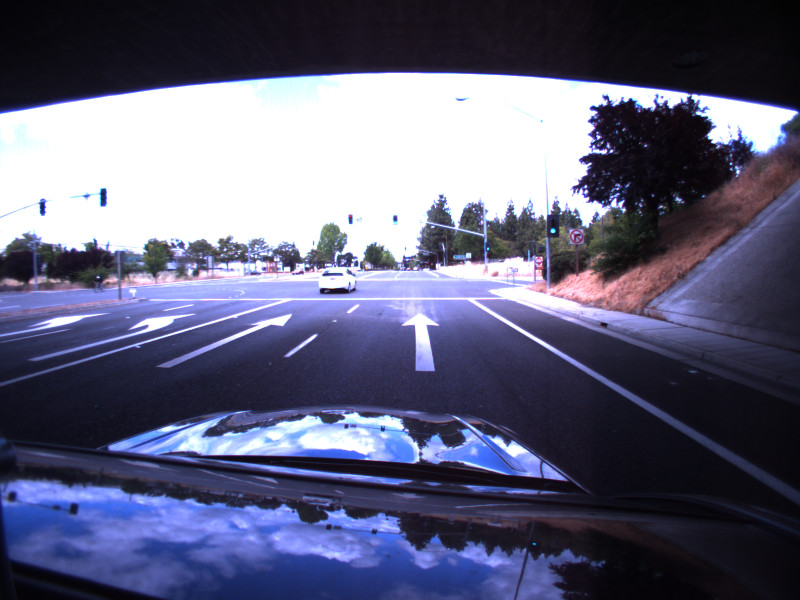
//> input picture RoadMarkingDetection/MultipleTemplates/img1.jpg, 800 x 600 px, given in place of Test_1.avi, which was not available
$ ./lane_test   (built with g++ and OpenCV 4)
//> lines starting //> are read from the running program, lines starting //| are printed output that depends on the picture; after the words box and inside, x2 and y2 are one past the last pixel; in counts of white or black regions, pixels touching at a corner belong together; pictures that were not available may be replaced by others from this repository, and a replacement may not be noted
#include <stdio.h>
#include <opencv2/opencv.hpp>
#include <opencv2/highgui/highgui_c.h>
#include "opencv2/core/core.hpp"
#include "opencv2/flann/miniflann.hpp"
#include "opencv2/imgproc/imgproc.hpp"
#include "opencv2/photo/photo.hpp"
#include "opencv2/video/video.hpp"
#include "opencv2/features2d/features2d.hpp"
#include "opencv2/objdetect/objdetect.hpp"
#include "opencv2/calib3d/calib3d.hpp"
#include "opencv2/ml/ml.hpp"
#include "opencv2/highgui/highgui.hpp"
//#include "opencv2/contrib/contrib.hpp"
#include "opencv2/core/core_c.h"
#include "opencv2/highgui/highgui_c.h"
#include "opencv2/imgproc/imgproc_c.h"
#include<opencv2/objdetect/objdetect.hpp>

using namespace cv;
using namespace std;

Mat Canny_Edge(Mat img,float low,float high)
{
	Mat gblur,can_edg;
	GaussianBlur(img,gblur,Size(3,3),1,0);
	Mat sob_op;
	//Sobel(gblur,sob_op,CV_8U,0,0);
	//threshold(sob_op,can_edg,0,255,CV_THRESH_BINARY | CV_THRESH_OTSU);
	Canny(gblur,can_edg,low,high);
	return can_edg;
}

Mat reg_of_interest(Mat img)
{
	int no_rows=img.rows;
	int no_cols=img.cols;
	//int vertices[4][2]={{100,no_rows},{200,150},{300,165},{no_cols,no_rows}};

	Point vertex[1][4];
	vertex[0][0]=Point(95,528);
	vertex[0][1]=Point(333,379);
	vertex[0][2]=Point(586,373);
	vertex[0][3]=Point(843,531);
	const Point* vertices[1] = { vertex[0] };
	int npt[] = { 4 };


	// Doing it for grayscale image now

	int ig_mc=255;

	Mat mask=img*0;
	fillPoly( mask, vertices, npt , 1, Scalar( 255 ), 8 );

	Mat masked_img;

	bitwise_and(img,mask,masked_img);
	return masked_img;

}

Mat hough_lines(Mat img,Mat c_img, int rho, float theta, int thresh,int min_line_length, int max_line_gap)
{
	vector<Vec4i> lines;
	HoughLinesP(img,lines,rho,theta,thresh,min_line_length,max_line_gap);
	Mat d_img=c_img*0;
	float x1,x2,y1,y2,slope,ml,mr;
	int xrq,yrq,xlq,ylq,xrp,yrp=0,xlp,ylp=0,ymax;
	int xlt,ylt,xrt,yrt,ytemp;

	for( size_t i = 0; i < lines.size(); i++ )
	{
		x1=lines[i][0];
		x2=lines[i][2];
		y1=lines[i][1];
		y2=lines[i][3];


		slope=(y2-y1)/(x2-x1);
		if(slope < 0)
			ylt=min(y1,y2);
		else
			yrt=min(y1,y2);
	}

	for( size_t i = 0; i < lines.size(); i++ )
	{
		x1=lines[i][0];
		x2=lines[i][2];
		y1=lines[i][1];
		y2=lines[i][3];


		slope=(y2-y1)/(x2-x1);
		if(slope < 0)
		{
			ytemp=min(y1,y2);
			if(ylt <= ytemp)
			{
				ylt=ytemp;
				xlt=max(x1,x2);
			}
		}
		else
		{
			ytemp=min(y1,y2);
			if(yrt <= ytemp)
			{
				yrt=ytemp;
				xrt=min(x1,x2);
			}
		}
	}

	for( size_t i = 0; i < lines.size(); i++ )
	 {

	        x1=lines[i][0];
		x2=lines[i][2];
		y1=lines[i][1];
		y2=lines[i][3];


		slope=(y2-y1)/(x2-x1);
		if(slope<0)
		{
			if(max(y1,y2)>ylp)
			{
				ylp=max(y1,y2);
				xlp=min(x1,x2);
				ml=slope;
			}
		}
		else
		{
			if(max(y1,y2)>yrp)
			{
				yrp=max(y1,y2);
				xrp=max(x1,x2);
				mr=slope;
			}
		}


		//line( d_img, Point(lines[i][0], lines[i][1]),Point(lines[i][2], lines[i][3]), Scalar(0,0,255), 3, 8 );
		line(d_img,Point(x1,y1),Point(x2,y2),Scalar(0,0,255), 3, 8 );

    	}

	ymax=d_img.rows;
	ylq=ymax;
	yrq=ymax;
	xlq=xlp+(1/ml)*(ylq-ylp);
	xrq=xrp+(1/mr)*(yrq-yrp);

	int ynew=0.7*ylq,xln,xrn;

	xln=xlq+(1/ml)*(ynew-ylq);
	xrn=xrq+(1/mr)*(ynew-yrq);

	Point vertex[1][4];
	vertex[0][0]=Point(xln,ynew);
	vertex[0][1]=Point(xrn,ynew);
	vertex[0][2]=Point(xrq,yrq);
	vertex[0][3]=Point(xlq,ylq);
	const Point* vertices[1] = { vertex[0] };
	int npt[] = { 4 };

	line(d_img,Point(xlp,ylp),Point(xlq,ylq),Scalar(0,0,255), 9, 8 );
	line(d_img,Point(xrp,yrp),Point(xrq,yrq),Scalar(0,0,255), 9, 8 );

	fillPoly( d_img, vertices, npt , 1, Scalar( 255,0,255 ), 8 );

	return d_img;
}
Mat weighted_img(Mat img,Mat init_img)
{
	float alph=0.8,bet=1,gam=0;
	Mat w_img;
	addWeighted(init_img,alph,img,bet,gam,w_img);
	return w_img;
}


int main(int argc, char* argv[])
{
	VideoCapture cap("/home/raj/Github/Computer-Vision-5561-Project/lane_detect_1_video/Test_1.avi");
	//VideoCapture cap("/home/raj/Github/Computer-Vision-5561-Project/lane_detect_1_video/highway.mkv");

	if ( !cap.isOpened() )  // if not success, exit program
    	{
        	 cout << "Cannot open the video file" << endl;
        	 return -1;
    	}

	namedWindow("MyVideo",CV_WINDOW_AUTOSIZE); //create a window called "MyVideo"

        while(1)
      	{
		    Mat frame;
		    cap >> frame; // get a new frame from camera
//> frame is the input picture: 600 rows x 800 cols, CV_8UC3; mean B, G, R 123.4, 97.9, 97.2


		    Mat img;
		    img=frame;

		    Mat gray;
			cvtColor(img,gray,CV_BGR2GRAY);
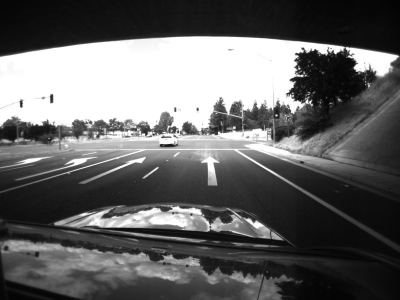
//> gray: 600 rows x 800 cols, CV_8UC1 (shown at 1/2 size); min 1, max 255, mean 100.6

			// Canny Edge

			Mat can_edg=Canny_Edge(gray,100,150);
//> in Canny_Edge, `Canny(gblur,can_edg,low,high);`:
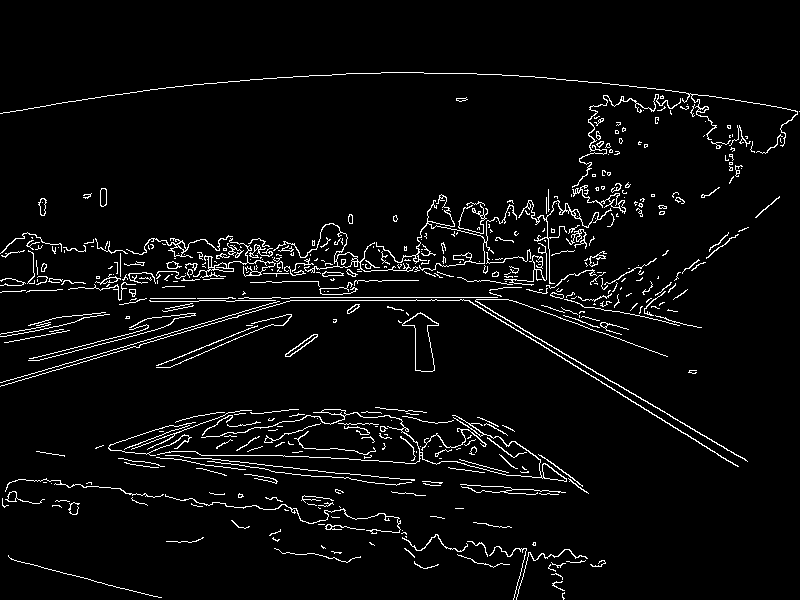
//> can_edg: 600 rows x 800 cols, CV_8UC1; 4.2% white in thin lines or dots, all inside (x1, y1, x2, y2) = (0, 72, 800, 600)

			// Finding region of interest


			Mat img_roi=reg_of_interest(can_edg);
//> in reg_of_interest, `fillPoly( mask, vertices, npt , 1, Scalar( 255 ), 8 );`:
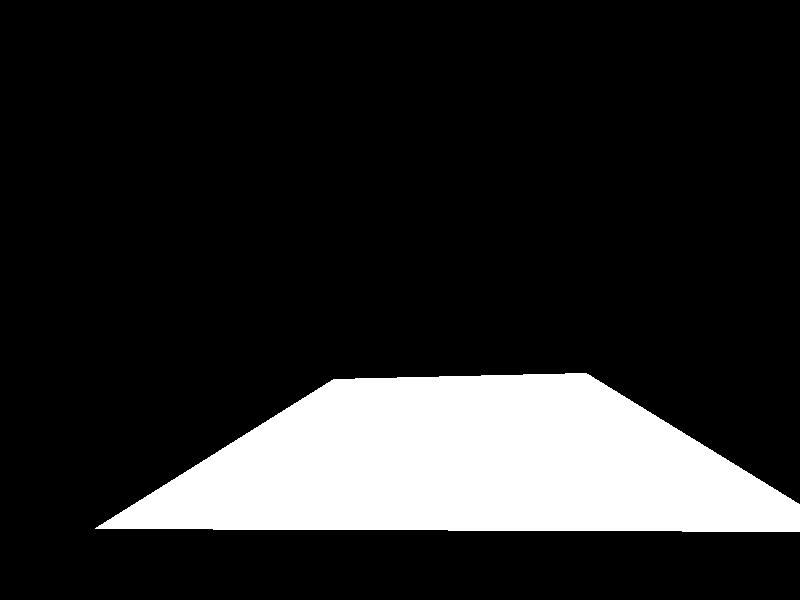
//> mask: 600 rows x 800 cols, CV_8UC1; 16% white; 1 white region, box (x1, y1, x2, y2) and area: (95, 373, 800, 532) 77024
//> in reg_of_interest, `bitwise_and(img,mask,masked_img);`:
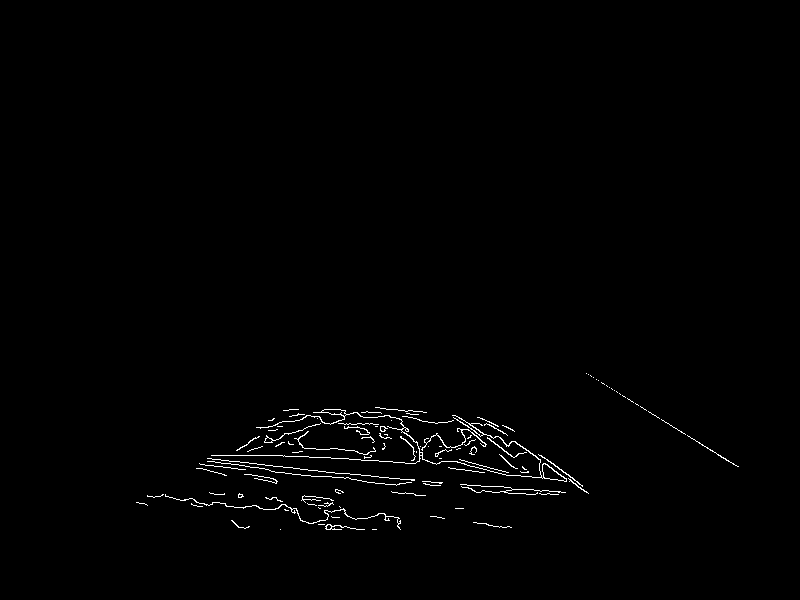
//> masked_img: 600 rows x 800 cols, CV_8UC1; 0.85% white in thin lines or dots, all inside (x1, y1, x2, y2) = (136, 373, 739, 530)

			// Hough lines
			int rho=3;
			float theta=3.1416/180;
			int thresh=85;
			int min_line_length=40;
			int max_line_gap=100;

			Mat hough_img=hough_lines(img_roi,img,rho,theta,thresh,min_line_length,max_line_gap);
//> in hough_lines, `HoughLinesP(img,lines,rho,theta,thresh,min_line_length,max_line_gap);`: lines = 35 lines (x1, y1, x2, y2), first 8: [207, 458, 551, 494], [361, 460, 558, 467], [211, 455, 541, 455], [147, 496, 510, 527], [252, 439, 574, 479], [292, 474, 511, 493], [283, 410, 503, 425], [298, 413, 519, 444]
//> the loop in hough_lines, `for( size_t i = 0; i < lines.size(); i++ )` made 35 passes
//> (x1, x2, y1, y2, slope, yrt) on passes 1 to 8: (207, 551, 458, 494, 0.105, 458), (361, 558, 460, 467, 0.0355, 460), (211, 541, 455, 455, 0, 455), (147, 510, 496, 527, 0.0854, 496), (252, 574, 439, 479, 0.124, 439), (292, 511, 474, 493, 0.0868, 474), (283, 503, 410, 425, 0.0682, 410), (298, 519, 413, 444, 0.14, 413)
//> the loop in hough_lines, `for( size_t i = 0; i < lines.size(); i++ )` made 35 passes
//> (x1, x2, y1, y2, slope, ytemp, yrt, xrt) on passes 1, 2, 4, 12: (207, 551, 458, 494, 0.105, 458, 458, 207), (361, 558, 460, 467, 0.0355, 460, 460, 361), (147, 510, 496, 527, 0.0854, 496, 496, 147), (180, 397, 500, 519, 0.0876, 500, 500, 180)
//> after the loop in hough_lines, `for( size_t i = 0; i < lines.size(); i++ )`: ylt = 500; xlt = 333; yrt = 500; xrt = 180
//> the loop in hough_lines, `for( size_t i = 0; i < lines.size(); i++ )` made 35 passes
//> (x1, x2, y1, y2, slope, yrp, xrp, mr) on passes 1, 4, 31: (207, 551, 458, 494, 0.105, 494, 551, 0.105), (147, 510, 496, 527, 0.0854, 527, 510, 0.0854), (162, 361, 494, 529, 0.176, 529, 361, 0.176)
//> after the loop in hough_lines, `for( size_t i = 0; i < lines.size(); i++ )`:
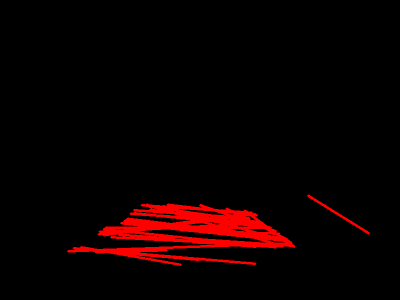
//> d_img: 600 rows x 800 cols, CV_8UC3 (shown at 1/2 size); mean B, G, R 0, 0, 12.4
//> after the loop in hough_lines, `for( size_t i = 0; i < lines.size(); i++ )`: ylp = 504; xlp = 191; ml = -0.0282; yrp = 529; xrp = 361; mr = 0.176
//> in hough_lines, `xlq=xlp+(1/ml)*(ylq-ylp);`: xlq = -3217
//> in hough_lines, `xrq=xrp+(1/mr)*(yrq-yrp);`: xrq = 764
//> in hough_lines, `xln=xlq+(1/ml)*(ynew-ylq);`: xln = 3173
//> in hough_lines, `xrn=xrq+(1/mr)*(ynew-yrq);`: xrn = -259
//> in hough_lines, `const Point* vertices[1] = { vertex[0] };`: vertices = 1 item
//> in hough_lines, `fillPoly( d_img, vertices, npt , 1, Scalar( 255,0,255 ), 8 );`:
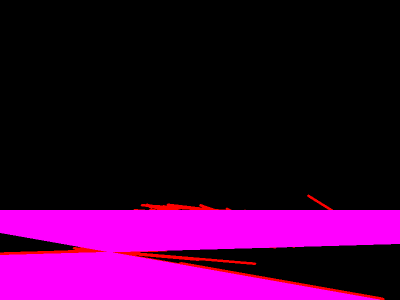
//> d_img: 600 rows x 800 cols, CV_8UC3 (shown at 1/2 size); mean B, G, R 56, 0, 59.6

			Mat w_img=weighted_img(hough_img,img);
//> in weighted_img, `addWeighted(init_img,alph,img,bet,gam,w_img);`:
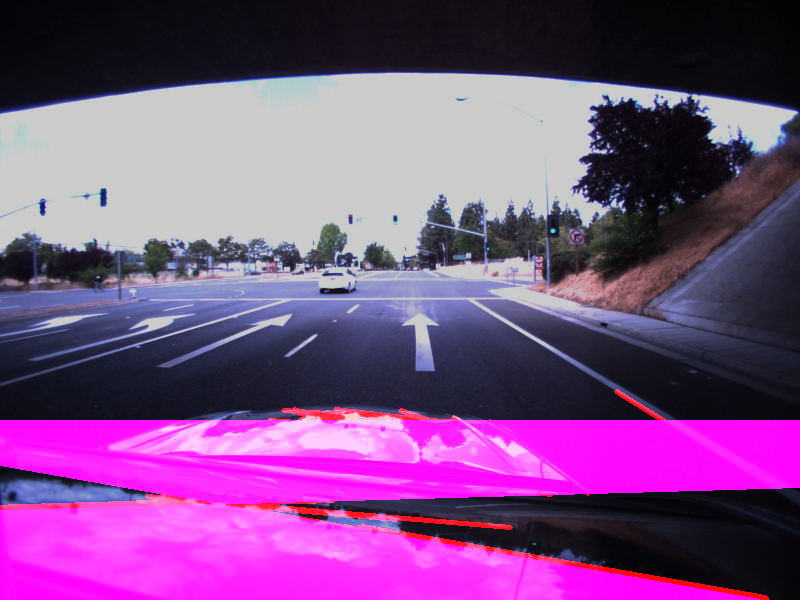
//> w_img: 600 rows x 800 cols, CV_8UC3; mean B, G, R 134.3, 78.3, 126


		    imshow("Video", w_img);
		    if(waitKey(30) == 27)
//> the Esc key is pressed
		    break;


	}
}

$ run again, on RoadMarkingDetection/MultipleTemplates/img10.jpg
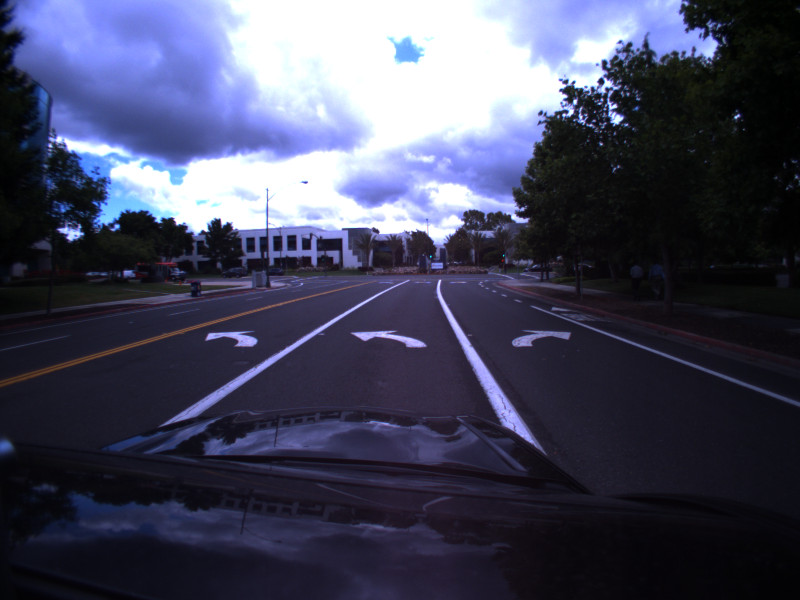
//> input picture RoadMarkingDetection/MultipleTemplates/img10.jpg, 800 x 600 px, given in place of Test_1.avi, which was not available
//> frame is the input picture: 600 rows x 800 cols, CV_8UC3; mean B, G, R 92.5, 70.6, 68.8
//> in Canny_Edge, `Canny(gblur,can_edg,low,high);`:
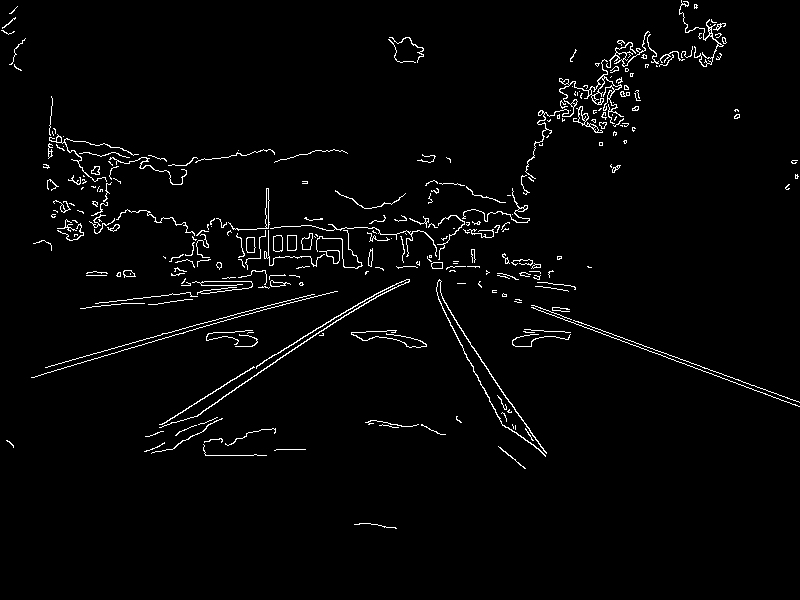
//> can_edg: 600 rows x 800 cols, CV_8UC1; 2.4% white in thin lines or dots, all inside (x1, y1, x2, y2) = (1, 0, 800, 529)
//> masked_img: 600 rows x 800 cols, CV_8UC1; 0.15% white in thin lines or dots, all inside (x1, y1, x2, y2) = (211, 375, 547, 529)
//> lines = 1 line (x1, y1, x2, y2): [493, 377, 543, 450]
//> the loop in hough_lines, `for( size_t i = 0; i < lines.size(); i++ )` made 1 pass
//> (x1, x2, y1, y2, slope, yrt) on pass 1: (493, 543, 377, 450, 1.46, 377)
//> the loop in hough_lines, `for( size_t i = 0; i < lines.size(); i++ )` made 1 pass
//> (x1, x2, y1, y2, slope, ytemp, yrt, xrt) on pass 1: (493, 543, 377, 450, 1.46, 377, 377, 493)
//> after the loop in hough_lines, `for( size_t i = 0; i < lines.size(); i++ )`: ylt = 0; yrt = 377; xrt = 493
//> the loop in hough_lines, `for( size_t i = 0; i < lines.size(); i++ )` made 1 pass
//> (x1, x2, y1, y2, slope, yrp, xrp, mr) on pass 1: (493, 543, 377, 450, 1.46, 450, 543, 1.46)
//> after the loop in hough_lines, `for( size_t i = 0; i < lines.size(); i++ )`: ylp = 0; yrp = 450; xrp = 543; mr = 1.46
//> xlq = -2147483648
//> xrq = 645
//> xln = -2147483648
//> xrn = 521
//> vertices = 1 item
//> in weighted_img, `addWeighted(init_img,alph,img,bet,gam,w_img);`:
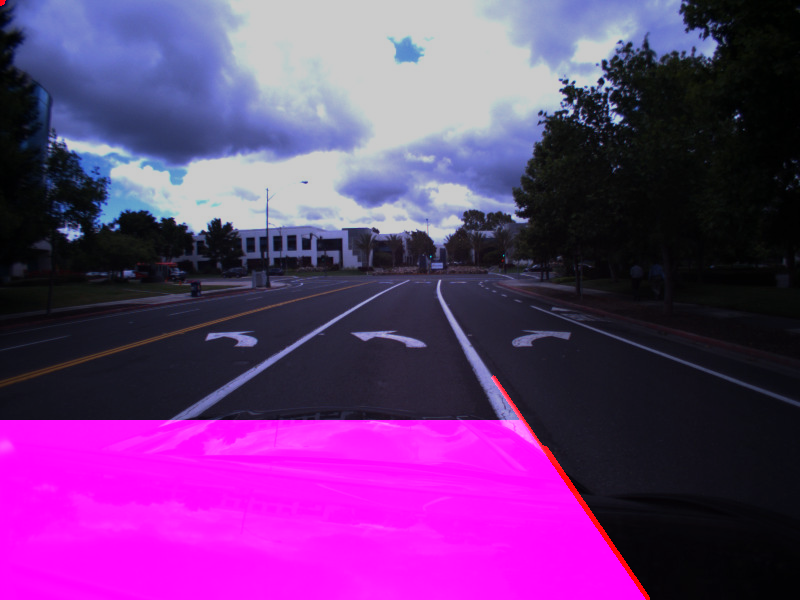
//> w_img: 600 rows x 800 cols, CV_8UC3; mean B, G, R 122, 56.5, 106.6

$ run again, on RoadMarkingDetection/MultipleTemplates/img11.jpg
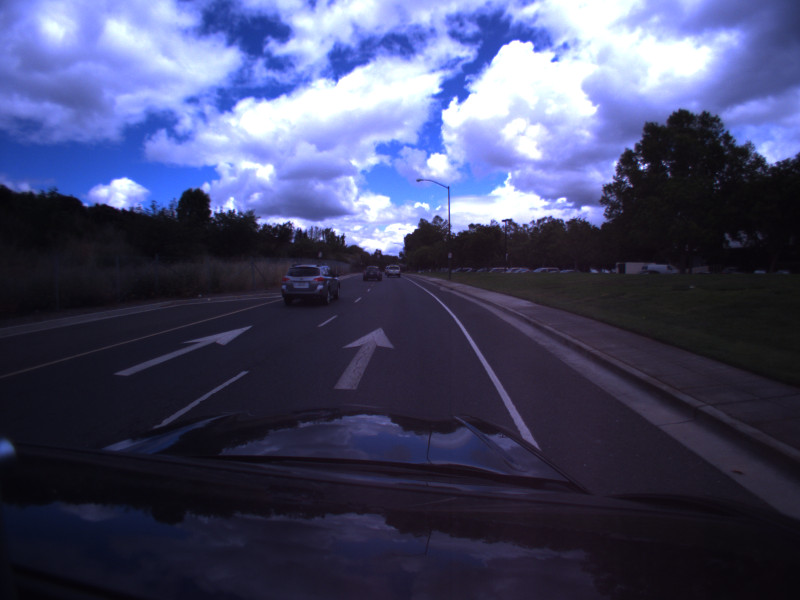
//> input picture RoadMarkingDetection/MultipleTemplates/img11.jpg, 800 x 600 px, given in place of Test_1.avi, which was not available
//> frame is the input picture: 600 rows x 800 cols, CV_8UC3; mean B, G, R 105, 72.1, 68.9
//> in Canny_Edge, `Canny(gblur,can_edg,low,high);`:
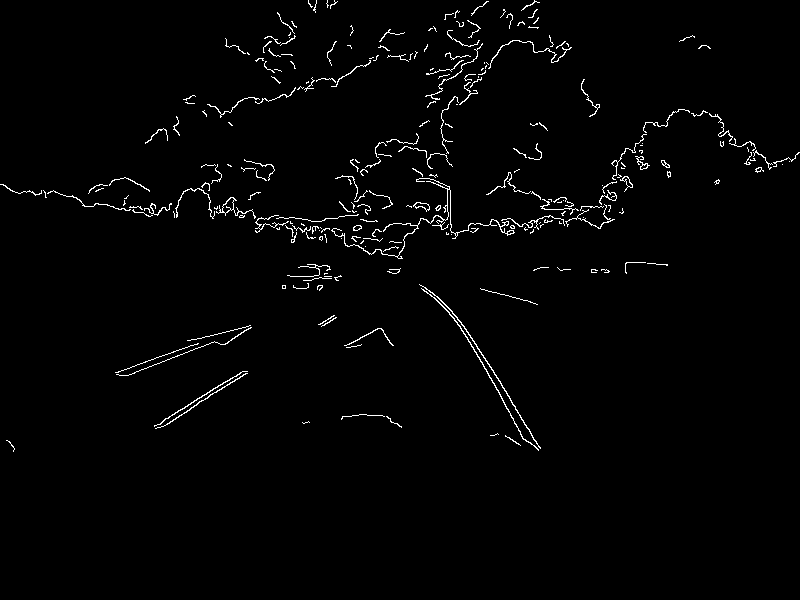
//> can_edg: 600 rows x 800 cols, CV_8UC1; 1.6% white in thin lines or dots, all inside (x1, y1, x2, y2) = (0, 0, 800, 452)
//> masked_img: 600 rows x 800 cols, CV_8UC1; 0.07% white in thin lines or dots, all inside (x1, y1, x2, y2) = (302, 375, 541, 451)
//> lines = 2 lines (x1, y1, x2, y2): [496, 375, 540, 448], [488, 375, 524, 439]
//> the loop in hough_lines, `for( size_t i = 0; i < lines.size(); i++ )` made 2 passes
//> (x1, x2, y1, y2, slope, yrt) on passes 1 to 2: (496, 540, 375, 448, 1.66, 375), (488, 524, 375, 439, 1.78, 375)
//> the loop in hough_lines, `for( size_t i = 0; i < lines.size(); i++ )` made 2 passes
//> (x1, x2, y1, y2, slope, ytemp, yrt, xrt) on passes 1 to 2: (496, 540, 375, 448, 1.66, 375, 375, 496), (488, 524, 375, 439, 1.78, 375, 375, 488)
//> after the loop in hough_lines, `for( size_t i = 0; i < lines.size(); i++ )`: ylt = 0; yrt = 375; xrt = 488
//> the loop in hough_lines, `for( size_t i = 0; i < lines.size(); i++ )` made 2 passes
//> (x1, x2, y1, y2, slope, yrp, xrp, mr) on pass 1: (496, 540, 375, 448, 1.66, 448, 540, 1.66)
//> after the loop in hough_lines, `for( size_t i = 0; i < lines.size(); i++ )`: ylp = 0; yrp = 448; xrp = 540; mr = 1.66
//> xlq = -2147483648
//> xrq = 631
//> xln = -2147483648
//> xrn = 522
//> vertices = 1 item
//> in weighted_img, `addWeighted(init_img,alph,img,bet,gam,w_img);`:
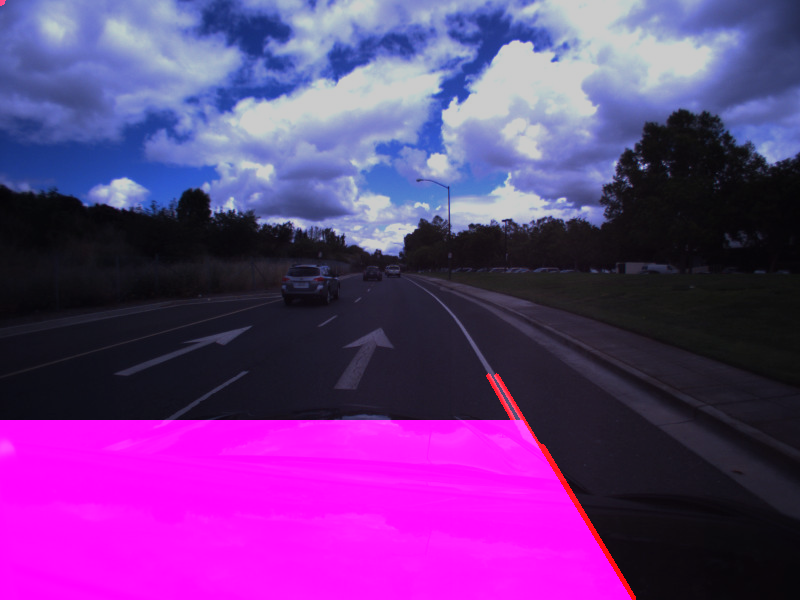
//> w_img: 600 rows x 800 cols, CV_8UC3; mean B, G, R 132, 57.7, 106.5
